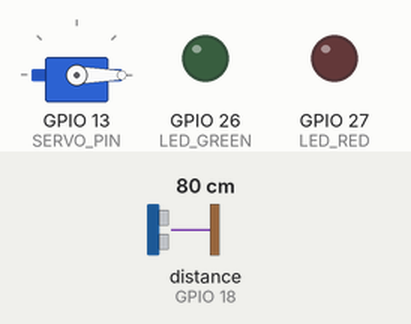
This sketch was run on a simulated ESP32. Parts: servo, output pins drawn as LEDs (lit = HIGH). Dashed ring = blinking. The inputs (shaded band) are chosen by the test bench; at power-on: distance to the obstacle (sensor on GPIO 18) 80 cm. The echo pulse lasts 58.3 µs per cm; pins used as bus, display or sensor lines are not drawn; what the sketch prints to the serial monitor is not drawn.

Above: at 4.7 s.
4.8 s: distance to the obstacle (sensor on GPIO 18) set to 2 cm
At 6.45 s:
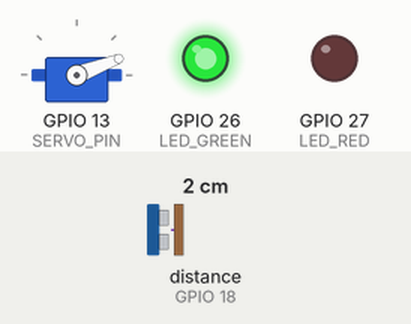
7.8 s: distance to the obstacle (sensor on GPIO 18) set to 60 cm
10.8 s: distance to the obstacle (sensor on GPIO 18) set to 4 cm
13.8 s: distance to the obstacle (sensor on GPIO 18) set to 120 cm
At 16.33 s:
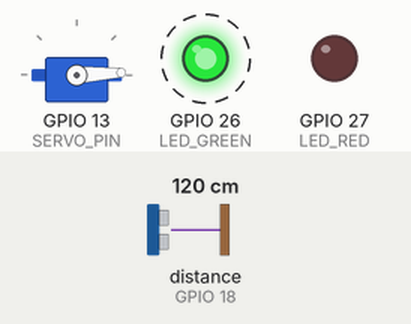
16.8 s: distance to the obstacle (sensor on GPIO 18) set to 35 cm
At 18.5 s:
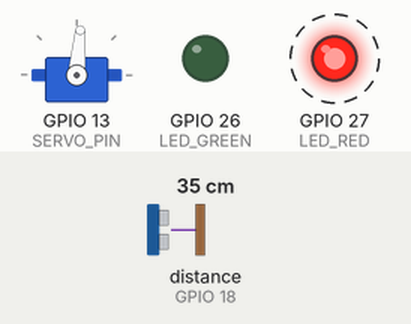
Timing chart, 0 to 26.8 s (numbered marks = the images above; inputs shaded):
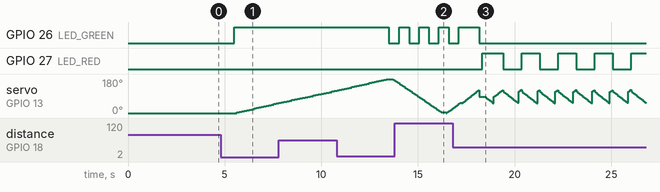

Measured:
- after the input at 13.8 s, GPIO 27 (LED_RED): stays LOW (without the input it goes to HIGH after 1.7 s)
- after the input at 16.8 s, GPIO 27 (LED_RED): alternates HIGH for 0.95 s and LOW for 0.95 s, starting after 1.5 s

The sketch:

backgroundsubtractionpid.ino
```cpp
#include <ESP32Servo.h>

#define SERVO_PIN   13
#define TRIG_PIN     5
#define ECHO_PIN    18
#define LED_GREEN   26
#define LED_RED     27

// --- Sweep resolution ---
const int   SWEEP_STEP_DEG      = 3;
const int   SWEEP_DELAY_MS      = 35;

// --- Background subtraction ---
const float INTRUSION_THRESH_CM = 15.0;
const int   BG_SAMPLES          = 3;

// --- Tracking ---
const int   RESCAN_INTERVAL_MS  = 300;
const int   LOST_WAIT_MS        = 500;

// --- PID ---
float Kp = 1.2;
float Ki = 0.0;
float Kd = 0.4;
const float MAX_CORRECTION      = 8.0;
const float DEADBAND_DEG        = 1.0;

// --- Startup warning ---
const int   STARTUP_WARN_SEC    = 5;

Servo myServo;

float bgMap[61];

int   currentAngle    = 0;
int   sweepDirection  = 1;
int   targetAngle     = 0;

float pidIntegral     = 0.0;
float pidLastError    = 0.0;
unsigned long lastPidTime     = 0;
unsigned long lastRescanTime  = 0;
unsigned long lastBlinkTime   = 0;
bool  blinkState = false;

enum Mode { STARTUP, CALIBRATE, SWEEP, TRACK };
Mode mode = STARTUP;

// -----------------------------------------------------------------------
// LED HELPERS
// -----------------------------------------------------------------------

void setLeds(bool green, bool red) {
  digitalWrite(LED_GREEN, green ? HIGH : LOW);
  digitalWrite(LED_RED,   red   ? HIGH : LOW);
}

// Call repeatedly in a loop to blink without using delay()
void blinkLed(int pin, int intervalMs) {
  unsigned long now = millis();
  if (now - lastBlinkTime >= intervalMs) {
    lastBlinkTime = now;
    blinkState = !blinkState;
    digitalWrite(pin, blinkState ? HIGH : LOW);
  }
}

// -----------------------------------------------------------------------
// HELPERS
// -----------------------------------------------------------------------

int angleToIndex(int angle) {
  return angle / SWEEP_STEP_DEG;
}

float getDistance() {
  digitalWrite(TRIG_PIN, LOW);
  delayMicroseconds(2);
  digitalWrite(TRIG_PIN, HIGH);
  delayMicroseconds(10);
  digitalWrite(TRIG_PIN, LOW);
  long duration = pulseIn(ECHO_PIN, HIGH, 30000);
  if (duration == 0) return 999.0;
  return duration * 0.01715;
}

float getAveragedDistance(int samples = 3) {
  float total = 0;
  for (int i = 0; i < samples; i++) {
    total += getDistance();
    delay(30);
  }
  return total / samples;
}

void setAngle(int angle) {
  angle = constrain(angle, 0, 180);
  myServo.write(angle);
  currentAngle = angle;
}

void resetPID() {
  pidIntegral  = 0.0;
  pidLastError = 0.0;
  lastPidTime  = millis();
}

// -----------------------------------------------------------------------
// BACKGROUND CALIBRATION
// -----------------------------------------------------------------------
void calibrateBackground() {
  Serial.println("\n=== BACKGROUND CALIBRATION ===");
  Serial.println("Scanning environment...");

  // Green on solid during calibration scan
  setLeds(true, false);

  for (int angle = 0; angle <= 180; angle += SWEEP_STEP_DEG) {
    setAngle(angle);
    delay(SWEEP_DELAY_MS);

    float dist = getAveragedDistance(BG_SAMPLES);
    bgMap[angleToIndex(angle)] = dist;

    Serial.print("  Mapped ");
    Serial.print(angle);
    Serial.print("° = ");
    Serial.print(dist, 1);
    Serial.println(" cm");
  }

  Serial.println("=== CALIBRATION COMPLETE — starting sweep ===\n");
}

// -----------------------------------------------------------------------
// INTRUSION CHECK
// -----------------------------------------------------------------------
bool isIntrusion(int angle, float currentDist) {
  float bgDist = bgMap[angleToIndex(angle)];
  if (bgDist >= 999.0) return currentDist < 200.0;
  return (bgDist - currentDist) >= INTRUSION_THRESH_CM;
}

// -----------------------------------------------------------------------
// CENTROID FINDER
// -----------------------------------------------------------------------
int findCentroid(int startAngle) {
  int leftEdge  = -1;
  int rightEdge = -1;

  for (int a = startAngle; a >= 0; a -= SWEEP_STEP_DEG) {
    setAngle(a);
    delay(SWEEP_DELAY_MS);
    if (isIntrusion(a, getDistance())) leftEdge = a;
    else break;
  }

  for (int a = startAngle; a <= 180; a += SWEEP_STEP_DEG) {
    setAngle(a);
    delay(SWEEP_DELAY_MS);
    if (isIntrusion(a, getDistance())) rightEdge = a;
    else break;
  }

  if (leftEdge == -1 && rightEdge == -1) return -1;
  if (leftEdge  == -1) leftEdge  = startAngle;
  if (rightEdge == -1) rightEdge = startAngle;

  int centroid = (leftEdge + rightEdge) / 2;

  Serial.print("[SCAN]  Left: ");
  Serial.print(leftEdge);
  Serial.print("°  Right: ");
  Serial.print(rightEdge);
  Serial.print("°  Centroid: ");
  Serial.print(centroid);
  Serial.println("°");

  return centroid;
}

// -----------------------------------------------------------------------
// PID
// -----------------------------------------------------------------------
void updatePID() {
  float error = targetAngle - currentAngle;
  if (abs(error) < DEADBAND_DEG) error = 0.0;

  unsigned long now = millis();
  float dt = (now - lastPidTime) / 1000.0;
  if (dt <= 0.0) dt = 0.001;
  lastPidTime = now;

  float P = Kp * error;

  pidIntegral += error * dt;
  pidIntegral  = constrain(pidIntegral, -20.0, 20.0);
  float I = Ki * pidIntegral;

  float derivative = (error - pidLastError) / dt;
  float D = Kd * derivative;
  pidLastError = error;

  float correction = constrain(P + I + D, -MAX_CORRECTION, MAX_CORRECTION);
  setAngle(constrain(currentAngle + (int)correction, 0, 180));

  Serial.print("[TRACK]  Angle: ");
  Serial.print(currentAngle);
  Serial.print("°  Target: ");
  Serial.print(targetAngle);
  Serial.print("°  Error: ");
  Serial.print(error, 1);
  Serial.print("°  Correction: ");
  Serial.println(correction, 2);
}

// -----------------------------------------------------------------------
// SETUP
// -----------------------------------------------------------------------
void setup() {
  Serial.begin(115200);
  pinMode(TRIG_PIN,  OUTPUT);
  pinMode(ECHO_PIN,  INPUT);
  pinMode(LED_GREEN, OUTPUT);
  pinMode(LED_RED,   OUTPUT);

  ESP32PWM::allocateTimer(0);
  myServo.setPeriodHertz(50);
  myServo.attach(SERVO_PIN, 500, 2500);

  setAngle(0);
  setLeds(false, false);
  delay(500);

  Serial.println("Program is starting...");
  Serial.print("Startup warning: ");
  Serial.print(STARTUP_WARN_SEC);
  Serial.println(" seconds — clear the area!");

  mode = STARTUP;
}

// -----------------------------------------------------------------------
// MAIN LOOP
// -----------------------------------------------------------------------
void loop() {

  // --- STARTUP WARNING PHASE ---
  if (mode == STARTUP) {
    static unsigned long startupBegin = millis();

    unsigned long elapsed = millis() - startupBegin;
    int remaining = STARTUP_WARN_SEC - (elapsed / 1000);

    // Blink red rapidly during warning
    setLeds(false, false);
    blinkLed(LED_RED, 300);

    // Print countdown once per second
    static int lastPrinted = -1;
    if (remaining != lastPrinted && remaining >= 0) {
      Serial.print("Starting in ");
      Serial.print(remaining);
      Serial.println("...");
      lastPrinted = remaining;
    }

    if (elapsed >= (unsigned long)(STARTUP_WARN_SEC * 1000)) {
      setLeds(false, false);
      Serial.println();
      mode = CALIBRATE;
    }
    return;
  }

  // --- CALIBRATION PHASE ---
  if (mode == CALIBRATE) {
    calibrateBackground();
    mode = SWEEP;
    return;
  }

  // --- SWEEP MODE ---
  if (mode == SWEEP) {
    // Blink green slowly during sweep
    blinkLed(LED_GREEN, 500);
    digitalWrite(LED_RED, LOW);

    currentAngle += sweepDirection * SWEEP_STEP_DEG;

    if (currentAngle >= 180) {
      currentAngle   = 180;
      sweepDirection = -1;
      delay(200);
    } else if (currentAngle <= 0) {
      currentAngle   = 0;
      sweepDirection = 1;
      delay(200);
    }

    setAngle(currentAngle);
    delay(SWEEP_DELAY_MS);
    float dist = getDistance();

    Serial.print("[SWEEP]  Angle: ");
    Serial.print(currentAngle);
    Serial.print("°  |  Distance: ");
    Serial.print(dist, 1);
    Serial.print(" cm  |  BG: ");
    Serial.print(bgMap[angleToIndex(currentAngle)], 1);
    Serial.println(" cm");

    if (isIntrusion(currentAngle, dist)) {
      Serial.println("\n*** Intrusion detected — scanning for centroid ***");
      int centroid = findCentroid(currentAngle);
      if (centroid >= 0) {
        targetAngle = centroid;
        setAngle(targetAngle);
        resetPID();
        lastRescanTime = millis();
        Serial.print("*** Locked on at ");
        Serial.print(targetAngle);
        Serial.println("° — switching to TRACK mode ***\n");
        mode = TRACK;
      }
    }

  // --- TRACK MODE ---
  } else if (mode == TRACK) {
    // Blink red fast during tracking
    blinkLed(LED_RED, 150);
    digitalWrite(LED_GREEN, LOW);

    if (millis() - lastRescanTime >= RESCAN_INTERVAL_MS) {
      lastRescanTime = millis();

      int newCentroid = findCentroid(currentAngle);

      if (newCentroid < 0) {
        Serial.print("\n*** Object lost — waiting ");
        Serial.print(LOST_WAIT_MS / 1000.0, 1);
        Serial.println("s before resuming sweep ***\n");
        setLeds(false, false);
        delay(LOST_WAIT_MS);
        resetPID();
        mode = SWEEP;
        return;
      }

      targetAngle = newCentroid;
    }

    updatePID();
  }
}
```
